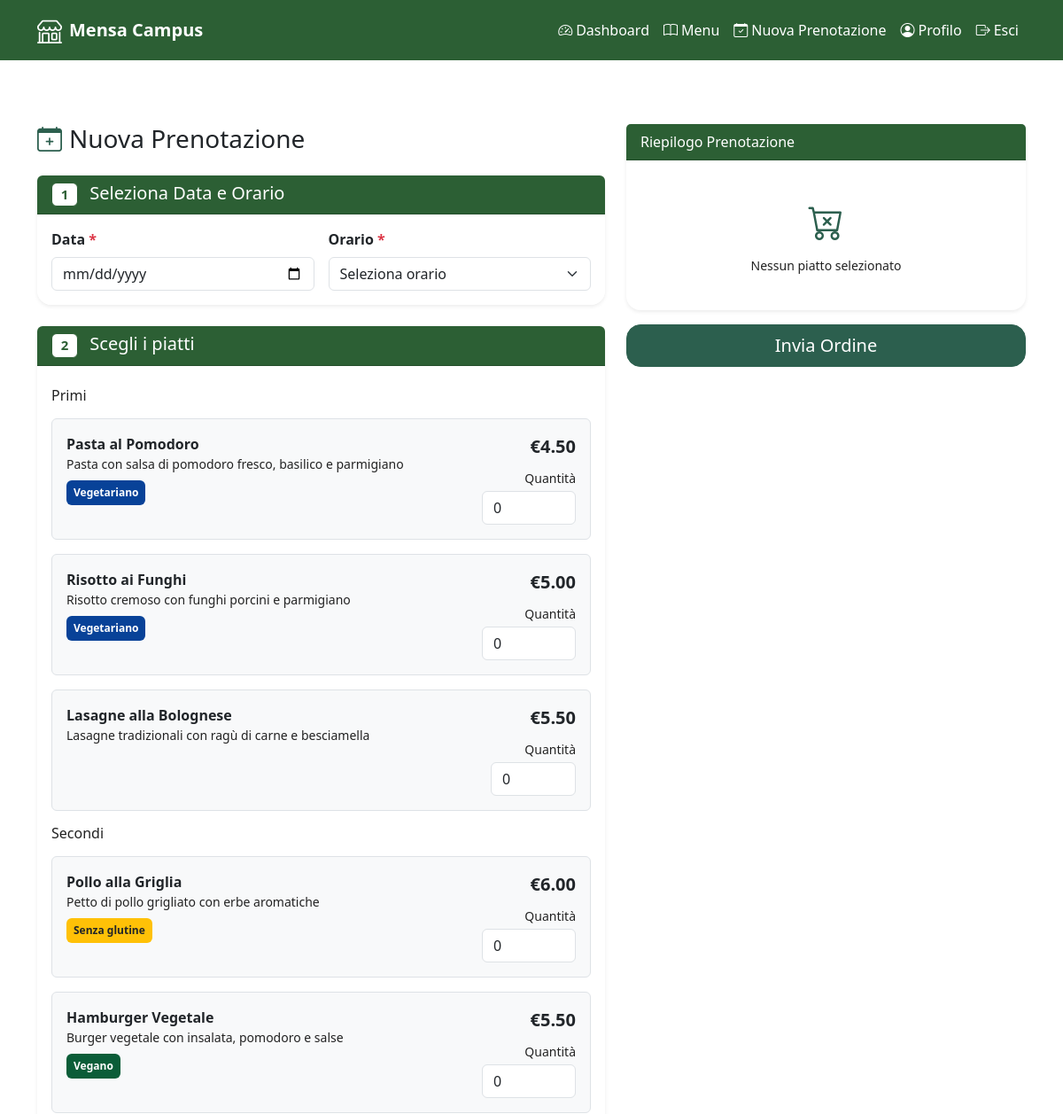
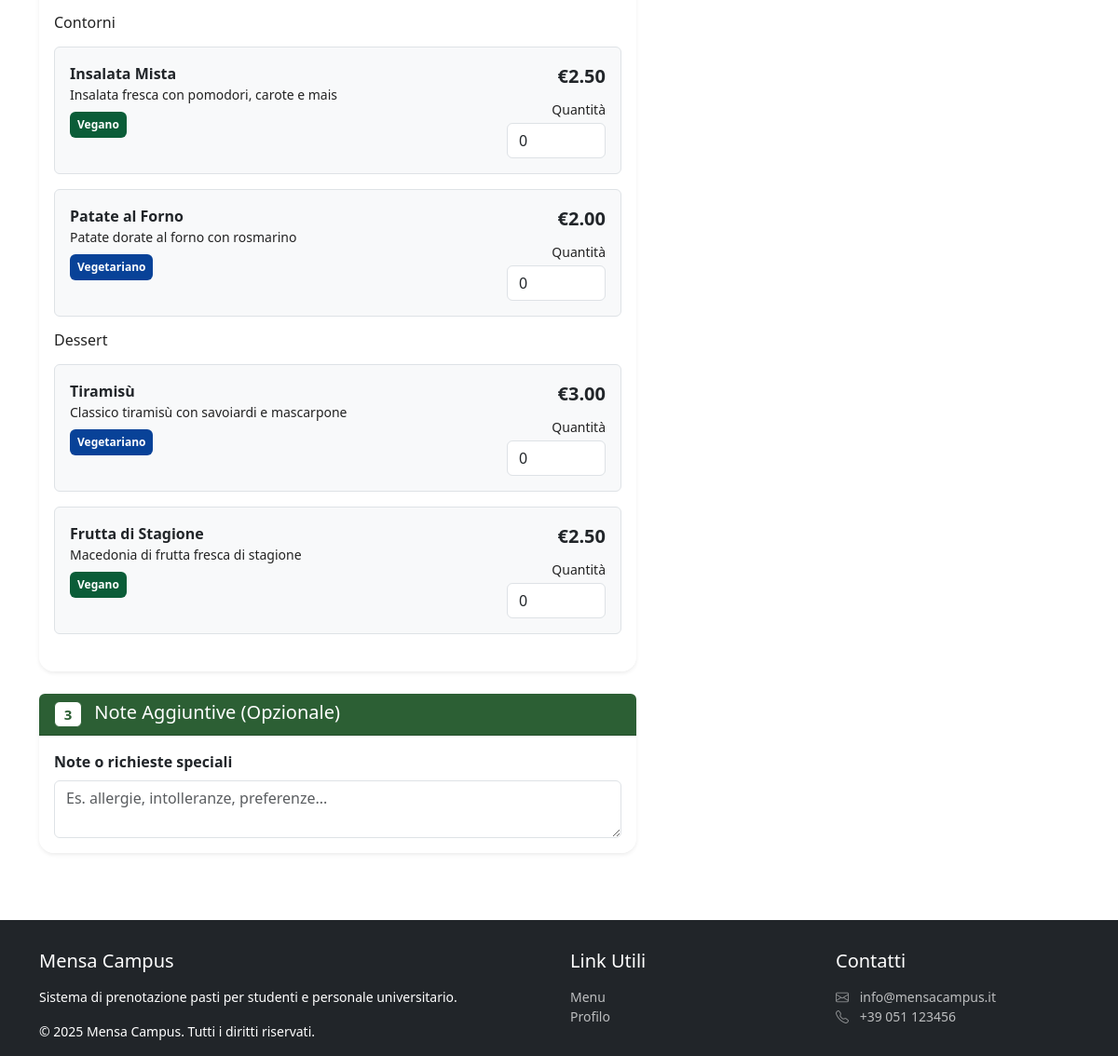
/user-bookings.php (signed in), run on the app's committed database (2 pictures, top to bottom).
### tables this page shows
CREATE TABLE categories (
    category_id INT NOT NULL AUTO_INCREMENT,
    category_name VARCHAR(50) NOT NULL,
    PRIMARY KEY (category_id)
);

CREATE TABLE dishes (
    dish_id INT NOT NULL AUTO_INCREMENT,
    name VARCHAR(50) NOT NULL,
    description VARCHAR(255) NOT NULL,
    price DECIMAL(6,2) NOT NULL,
    stock INT NOT NULL,
    image VARCHAR(255) NOT NULL,
    calories INT NOT NULL,
    category_id INT NOT NULL,
    PRIMARY KEY (dish_id),
    CONSTRAINT fk_dishes_category
        FOREIGN KEY (category_id)
        REFERENCES categories(category_id)
);

CREATE TABLE dietary_specifications (
    dietary_spec_id INT NOT NULL AUTO_INCREMENT,
    dietary_spec_name VARCHAR(50) NOT NULL,
    PRIMARY KEY (dietary_spec_id)
);

### user-bookings.php (called while the page is built, shortened)
<?php
require_once 'bootstrap.php';
$templateParams["titolo"] = "Mensa Campus - Prenotazioni";
$templateParams["nav_items"] = array(
    getNewNavItem("Dashboard", "user-dashboard.php", "bi bi-speedometer2"),
    getNewNavItem("Menu", "menu.php", "bi bi-book"),
    getNewNavItem("Nuova Prenotazione", "user-bookings.php", "bi bi-calendar-check"),
    getNewNavItem("Profilo", "user-profile.php", "bi bi-person-circle"),
    getNewNavItem("Esci", "logout.php", "bi bi-box-arrow-right")
);
$templateParams["link_utili"][] = array(
    "name" => "Menu",
    "link" => "menu.php",
);
$templateParams["link_utili"][] = array(
    "name" => "Profilo",
    "link" => "user-profile.php",
);
$templateParams["categories"] = $dbh->getAllCategories();
$templateParams["time_slots"] = $dbh->getTimeSlotsByDate(date('Y-m-d'));
$templateParams["content"] = "template/user-bookings-content.php";
$templateParams["js"][] = "js/user-bookings.js";
require 'template/base-user.php';
?>

### db/database.php (called while the page is built, shortened)
<?php
class DatabaseHelper {
    private $db;
    public function __construct($servername, $username, $password, $dbname, $port) {
        $this->db = new mysqli($servername, $username, $password, $dbname, $port);
        $this->db->set_charset('utf8mb4');
    }
    public function getAllCategories() {
        $stmt = $this->db->prepare("SELECT * FROM categories");
        $stmt->execute();
        $result = $stmt->get_result();
        return $result->fetch_all(MYSQLI_ASSOC);
    }
    public function getAllDishes($categoryId) {
        $stmt = $this->db->prepare("SELECT * FROM dishes WHERE category_id = ?");
        $stmt->bind_param('i', $categoryId);
        $stmt->execute();
        $result = $stmt->get_result();
        return $result->fetch_all(MYSQLI_ASSOC);
    }
    public function getDietaryTagsForDish($dishId) {
        $stmt = $this->db->prepare("SELECT ds.dietary_spec_name
            FROM dietary_specifications ds
            JOIN dish_specifications dsp ON ds.dietary_spec_id = dsp.dietary_spec_id
            WHERE dsp.dish_id = ?");
        $stmt->bind_param('i', $dishId);
        $stmt->execute();
        $result = $stmt->get_result();
        return $result->fetch_all(MYSQLI_ASSOC);
    }
    public function getTimeSlotsByDate($slot_date){
        $sql = "SELECT slot_time
                FROM time_slots
                WHERE slot_date = ?
                ORDER BY slot_time ASC";
        $stmt = $this->db->prepare($sql);
        $stmt->bind_param("s", $slot_date);
        $stmt->execute();
        $res = $stmt->get_result();
        $rows = $res->fetch_all(MYSQLI_ASSOC);
        return $rows;
    }
}
?>

### bootstrap.php (called while the page is built, shortened)
<?php
require_once("db/database.php");
require_once("utils/functions.php");
$dbh = new DatabaseHelper("localhost", "root", "", "cafeteria", 3306);
?>

### template/user-bookings-content.php (the view, shortened to what this page needs)
<main class="container">
    <form action="#" method="post" class="row g-4 my-5">
        <section class="col-xl-7">
            <h1 class="h3"><i class="bi bi-calendar-plus me-2" aria-hidden="true"></i>Nuova Prenotazione</h1>
            <fieldset class="card my-4 rounded-4 border-0 shadow-sm">
                <legend class="card-header h5 mb-0 rounded-top">
                    <span class="badge bg-white me-2">1</span>
                    Seleziona Data e Orario
                </legend>
                <div class="card-body py-3">
                    <div class="row g-3">
                        <div class="col-md">
                            <label for="booking-date" class="form-label fw-semibold">
                                Data <span class="text-danger">*</span>
                            </label>
                            <input type="date" name="booking-date" id="booking-date" class="form-control" min="<?php echo date('Y-m-d'); ?>" required/>
                        </div>
                        <div class="col-md">
                            <label for="booking-time" class="form-label fw-semibold">
                                Orario <span class="text-danger">*</span>
                            </label>
                            <select name="booking-time" id="booking-time" class="form-select" required>
                                <option value="" disabled selected>Seleziona orario</option>
                            </select>
                        </div>
                    </div>
                </div>
            </fieldset>
            <fieldset class="card my-4 rounded-4 border-0 shadow-sm">
                <legend class="card-header h5 mb-0 rounded-top">
                    <span class="badge bg-white me-2">2</span>
                    Scegli i piatti
                </legend>
                <div class="card-body py-4">
                    <?php foreach($templateParams["categories"] as $category): ?>
                    <section>
                        <h2 class="h6 text-muted mb-3"><?php echo htmlspecialchars($category["category_name"]); ?></h2>
                        <ul class="w-100 list-unstyled">
                            <?php foreach($dbh->getAllDishes($category["category_id"]) as $dish):
                                if ($dish["stock"] <= 0) {
                                    continue;
                                }
                            ?>
                                <li class="mb-3 p-3 border rounded bg-light">
                                    <div class="d-flex justify-content-between align-items-start">
                                        <div class="flex-grow-1">
                                            <strong class="d-block"><?php echo htmlspecialchars($dish["name"]); ?></strong>
                                            <span class="small text-muted d-block mb-2"><?php echo htmlspecialchars($dish["description"]); ?></span>
                                            <?php getTags($dbh->getDietaryTagsForDish($dish["dish_id"])); ?>
                                        </div>
                                        <div class="ms-4 text-end">
                                            <strong class="d-block fs-5 mb-2">€<?php echo htmlspecialchars($dish["price"]); ?></strong>
                                            <label for="<?php echo getIdFromName($dish["name"]) ?>" class="form-label small mb-1">Quantità</label>
                                                <input type="number" class="form-control"
                                                    id="<?php echo getIdFromName($dish["name"]) ?>" name="<?php echo getIdFromName($dish["name"]) ?>"
                                                    min="0" max="<?php echo htmlspecialchars($dish["stock"]); ?>" value="0" placeholder="0"
                                                    data-price="<?php echo htmlspecialchars($dish["price"]); ?>"
                                                    onchange="aggiornaRiepilogo('<?php echo $dish["name"] ?>', this.id, this.value)"
                                                />
                                        </div>
                                    </div>
                                </li>
                            <?php endforeach; ?>
                        </ul>
                    </section>
                    <?php endforeach; ?>
                </div>
            </fieldset>
            <fieldset class="card my-4 rounded-4 border-0 shadow-sm">
                <legend class="card-header h5 mb-0 rounded-top">
                    <span class="badge bg-white me-2">3</span>
                    Note Aggiuntive (Opzionale)
                </legend>
                <div class="card-body py-3">
                    <div class="row g-3">
                        <div class="col-md">
                            <label for="booking-notes" class="form-label fw-semibold">
                                Note o richieste speciali
                            </label>
                            <textarea name="booking-notes" id="booking-notes" class="form-control" cols="3" placeholder="Es. allergie, intolleranze, preferenze..."></textarea>
                        </div>
                    </div>
                </div>
        </section>
        <aside class="col-xl-5">
            <div class="card shadow-sm rounded-4 border-0">
                <div class="card-header">
                    Riepilogo Prenotazione
                </div>
                <div class="card-body py-3">
                    <div id="riepilogo-container">
                        <div id="riepilogo-items">
                            <div id="riepilogo-placeholder" class="text-center text-muted py-4">
                                <i class="bi bi-cart-x fs-1" aria-hidden="true"></i>
                                <p class="small mb-0 mt-2">Nessun piatto selezionato</p>
                            </div>
                        </div>
                    </div>
                </div>
            </div>
            <div class="d-grid mt-3">
                <input type="submit" class="btn btn-primary btn-lg rounded-4" value="Invia Ordine" />
            </div>
        </aside>
    </form>
</main>

### template/base-user.php (shortened to what this page needs)
<!DOCTYPE html>
<html lang="it-IT">
  <head>
    <link href="https://cdn.jsdelivr.net/npm/bootstrap@5.3.8/dist/css/bootstrap.min.css" rel="stylesheet" />
    <link rel="stylesheet" href="https://cdn.jsdelivr.net/npm/bootstrap-icons@1.13.1/font/bootstrap-icons.min.css" />
    <link rel="stylesheet" type="text/css" href="css/user-style.css" />
  </head>
  <body class="container-fluid p-0 overflow-x-hidden">
    <nav class="navbar navbar-expand-md navbar-dark sticky-top" aria-label="Navigazione principale">
      <div class="container">
        <a class="navbar-brand d-flex align-items-center" href="index.php">
          <i class="bi bi-shop fs-3 me-2" aria-hidden="true"></i>
          <span class="fw-bold">Mensa Campus</span>
        </a>
        <div class="collapse navbar-collapse" id="navbarNav">
          <ul class="navbar-nav ms-auto align-items-md-center">
            <?php foreach($templateParams["nav_items"] as $nav_item): ?>
              <li class="nav-item">
                <a class="nav-link active text-white" aria-current="page" href="<?php echo htmlspecialchars((string)$nav_item["link"], ENT_QUOTES, 'UTF-8'); ?>">
                  <i class="<?php echo htmlspecialchars((string)$nav_item["iconClass"], ENT_QUOTES, 'UTF-8'); ?> me-1" aria-hidden="true"></i><?php echo htmlspecialchars((string)$nav_item["name"], ENT_QUOTES, 'UTF-8'); ?>
                </a>
              </li>
            <?php endforeach; ?>
          </ul>
        </div>
      </div>
    </nav>
    <?php
      $nextLevel = 1;
      if (isset($templateParams["content"])) {
        require $templateParams["content"];
        $pageContent = ob_get_clean();
        if (preg_match_all('/<h([1-6])\b[^>]*>/i', $pageContent, $matches)) {
          $levels = array_map('intval', $matches[1]);
          $lastLevel = end($levels);
          $nextLevel = min($lastLevel + 1, 6);
        }
        echo $pageContent;
      }
    ?>
    <footer class="bg-dark text-white py-3">
      <div class="container">
        <div class="row">
          <div class="col-lg-6">
            <?php echo "<h{$nextLevel} class=\"h5 my-3\">Mensa Campus</h{$nextLevel}>"; ?>
            <p class="small">Sistema di prenotazione pasti per studenti e personale universitario.</p>
            <p class="small mb-0">&copy; 2025 Mensa Campus. Tutti i diritti riservati.</p>
          </div>
          <div class="col-lg-3">
            <nav aria-label="Link utili">
              <?php echo "<h" . min($nextLevel + 1, 6) . " class=\"h5 my-3\">Link Utili</h" . min($nextLevel + 1, 6) . ">"; ?>
              <ul class="list-unstyled small">
                <?php foreach($templateParams["link_utili"] as $link): ?>
                  <li><a href="<?php echo htmlspecialchars((string)$link["link"], ENT_QUOTES, 'UTF-8'); ?>" class="text-decoration-none"><?php echo htmlspecialchars((string)$link["name"], ENT_QUOTES, 'UTF-8'); ?></a></li>
                <?php endforeach; ?>
              </ul>
            </nav>
          </div>
          <div class="col-lg-3">
            <?php echo "<h" . min($nextLevel + 1, 6) . " class=\"h5 my-3\">Contatti</h" . min($nextLevel + 1, 6) . ">"; ?>
            <address>
              <ul class="list-unstyled small">
                <li class="text-white-50">
                  <i class="bi bi-envelope me-2" aria-hidden="true"></i>
                  <a href="mailto:info@mensacampus.it" class="text-decoration-none">info@mensacampus.it</a>
                </li>
                <li class="text-white-50">
                  <i class="bi bi-telephone me-2" aria-hidden="true"></i>
                  <a href="tel:+39051123456" class="text-decoration-none">+39 051 123456</a>
                </li>
              </ul>
            </address>
          </div>
        </div>
      </div>
    </footer>
  </body>
</html>

### utils/functions.php (shortened to what this page needs)
<?php
    function getNewNavItem($name, $link, $iconClass) {
        return array(
            "name" => $name,
            "link" => $link,
            "iconClass" => $iconClass
        );
    }
    function getIdFromName($name){
        return preg_replace("/[^a-z]/", '', strtolower($name));
    }
    function getTags($tags) {
        foreach($tags as $tag) {
            echo match ($tag["dietary_spec_name"]) {
                "Vegano" =>
                    '<span class="badge bg-success text-white p-2">Vegano</span>',
                "Vegetariano" =>
                    '<span class="badge bg-primary text-white p-2">Vegetariano</span>',
                "Senza glutine" =>
                    '<span class="badge bg-warning text-dark p-2">Senza glutine</span>',
                "Senza lattosio" =>
                    '<span class="badge bg-dark text-white p-2">Senza lattosio</span>',
                default => ""
            };
        }
    }
?>

### css/user-style.css (style rules this page uses)
nav.navbar, main > header.welcome { background-color: #2C5F34; }
form input[type="submit"], form button[type="submit"], a.btn:first-child, aside a.btn:first-child, aside section a.btn:first-of-type, main .col-md-8 ul li .d-flex a.btn-outline-primary { background-color: #2C5F4E !important; border-color: #2C5F4E !important; }
main i.bi { color: #2C5F4E; }
main form select, main form input[type="date"] { cursor: pointer; }
main form .card-header { background-color: #2C5F34; color: white; }
main form .card-header .badge { color: #2C5F34; border: 1px solid #2C5F34; background-color: white; }
main form aside input[type="submit"], main form aside input[type="submit"] i { background-color: #2C5F4E; border-color: #2C5F4E; }
body > footer a { color: #FFFFFFB3; }
.lead.text-muted, .text-muted, .card-text.text-muted, small.text-muted, .card .small, .card small { color: #222222 !important; }
.badge.bg-primary { background-color: #084298 !important; }
.badge.bg-success { background-color: #0b5d38 !important; }
.badge.bg-primary.text-white, .badge.bg-success.text-white { color: #ffffff !important; }

### data on the page
categories: category_name "Primi"
dishes: name "Pasta al Pomodoro", description "Pasta con salsa di pomodoro fresco, basilico e parmigiano", price "4.50", name+stock+price "0"
dietary_specifications: dietary_spec_name "Vegetariano"
dishes: name "Risotto ai Funghi", description "Risotto cremoso con funghi porcini e parmigiano", price "5.00", name+stock+price "0"
dishes: name "Lasagne alla Bolognese", description "Lasagne tradizionali con ragù di carne e besciamella", price "5.50", name+stock+price "0"
categories: category_name "Secondi"
dishes: name "Pollo alla Griglia", description "Petto di pollo grigliato con erbe aromatiche", price "6.00", name+stock+price "0"
dietary_specifications: dietary_spec_name "Senza glutine"
dishes: name "Hamburger Vegetale", description "Burger vegetale con insalata, pomodoro e salse", price "5.50", name+stock+price "0"
dietary_specifications: dietary_spec_name "Vegano"
categories: category_name "Contorni"
dishes: name "Insalata Mista", description "Insalata fresca con pomodori, carote e mais", price "2.50", name+stock+price "0"
dishes: name "Patate al Forno", description "Patate dorate al forno con rosmarino", price "2.00", name+stock+price "0"
categories: category_name "Dessert"
dishes: name "Tiramisù", description "Classico tiramisù con savoiardi e mascarpone", price "3.00", name+stock+price "0"
dishes: name "Frutta di Stagione", description "Macedonia di frutta fresca di stagione", price "2.50", name+stock+price "0"

### other printed values
$nav_item["name"] "Dashboard"
$nav_item["name"] "Menu"
$nav_item["name"] "Nuova Prenotazione"
$nav_item["name"] "Profilo"
$nav_item["name"] "Esci"
$link["name"] "Menu"
$link["name"] "Profilo"
